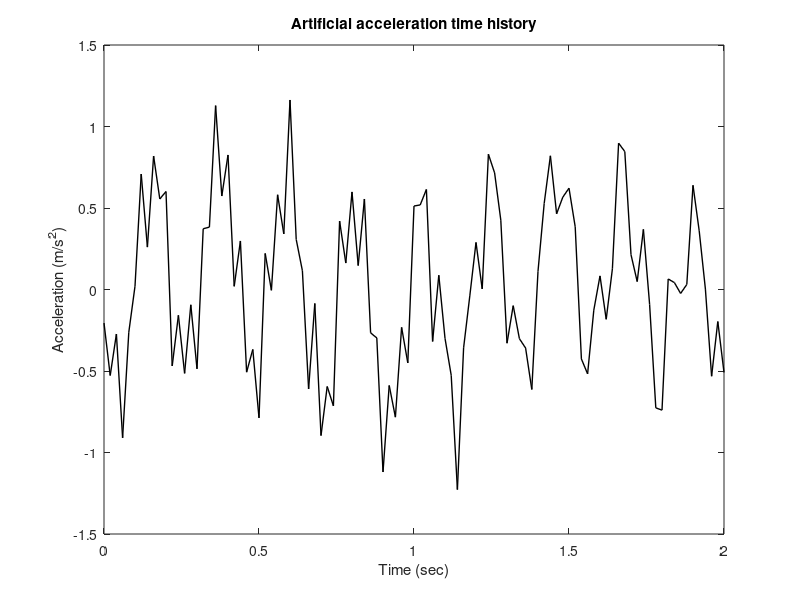

The MATLAB script that drew this image: (Note: this script raises an error after producing the figure.)
%% example LEReSp
% Calculate linear elastic response spectra in OpenSeismoMatlab

%% Generate earthquake motion
% For reproducibility
rng(0)
%%
% Generate earthquake acceleration time history
dt=0.02;
N=10;
a=rand(N,1)-0.5;
b=100*pi*rand(N,1);
c=pi*(rand(N,1)-0.5);
t=(0:dt:(100*dt))';
xgtt=zeros(size(t));
for i=1:N
    xgtt=xgtt+a(i)*sin(b(i)*t+c(i));
end

%% Plot the generated time history
% 
figure()
plot(t,xgtt,'k','LineWidth',1)
ylabel('Acceleration (m/s^2)')
xlabel('Time (sec)')
title('Artificial acceleration time history')
drawnow;
pause(0.1)

%% Setup parameters for LEReSp function
% Eigenperiods
T=logspace(log10(0.02),log10(5),1000)';

%%
% Critical damping ratio
ksi=0.05;

%%
% Maximum ratio of the integration time step to the eigenperiod
dtTol=0.02;

%%
% Algorithm to be used for the time integration
AlgID='U0-V0-Opt';

%%
% Minimum absolute value of the eigenvalues of the amplification matrix
rinf=1;

%% Calculate spectra and pseudospectra
% Apply LEReSp
[PSa,PSv,Sd,Sv,Sa,Siev]=LEReSp(dt,xgtt,T,ksi,dtTol,AlgID,rinf);

%% Plot the spectra and pseudospectra
% Pseudoacceleration spectrum
figure()
plot(T,PSa,'k','LineWidth',1)
ylabel('Pseudoacceleration (m/s^2)')
xlabel('Eigenperiod (sec)')
drawnow;
pause(0.1)

%%
% Pseudovelocity spectrum
figure()
plot(T,PSv,'k','LineWidth',1)
ylabel('Pseudovelocity (m/s)')
xlabel('Eigenperiod (sec)')
drawnow;
pause(0.1)

%%
% Displacement spectrum
figure()
plot(T,Sd,'k','LineWidth',1)
ylabel('Displacement (m)')
xlabel('Eigenperiod (sec)')
drawnow;
pause(0.1)

%%
% Velocity spectrum
figure()
plot(T,Sv,'k','LineWidth',1)
ylabel('Velocity (m/s)')
xlabel('Eigenperiod (sec)')
drawnow;
pause(0.1)

%%
% Acceleration spectrum
figure()
plot(T,Sa,'k','LineWidth',1)
ylabel('Acceleration (m/s^2)')
xlabel('Eigenperiod (sec)')
drawnow;
pause(0.1)

%%
% Equivalent relative input energy velocity
figure()
plot(T,Siev,'k','LineWidth',1)
ylabel('Equivalent relative input energy velocity (m/s)')
xlabel('Eigenperiod (sec)')
drawnow;
pause(0.1)

%% Copyright
%
% Copyright (c) 2018-2023 by George Papazafeiropoulos
%
% * Major, Infrastructure Engineer, Hellenic Air Force
% * Civil Engineer, M.Sc., Ph.D.
% * Email: gpapazafeiropoulos@yahoo.gr
%

